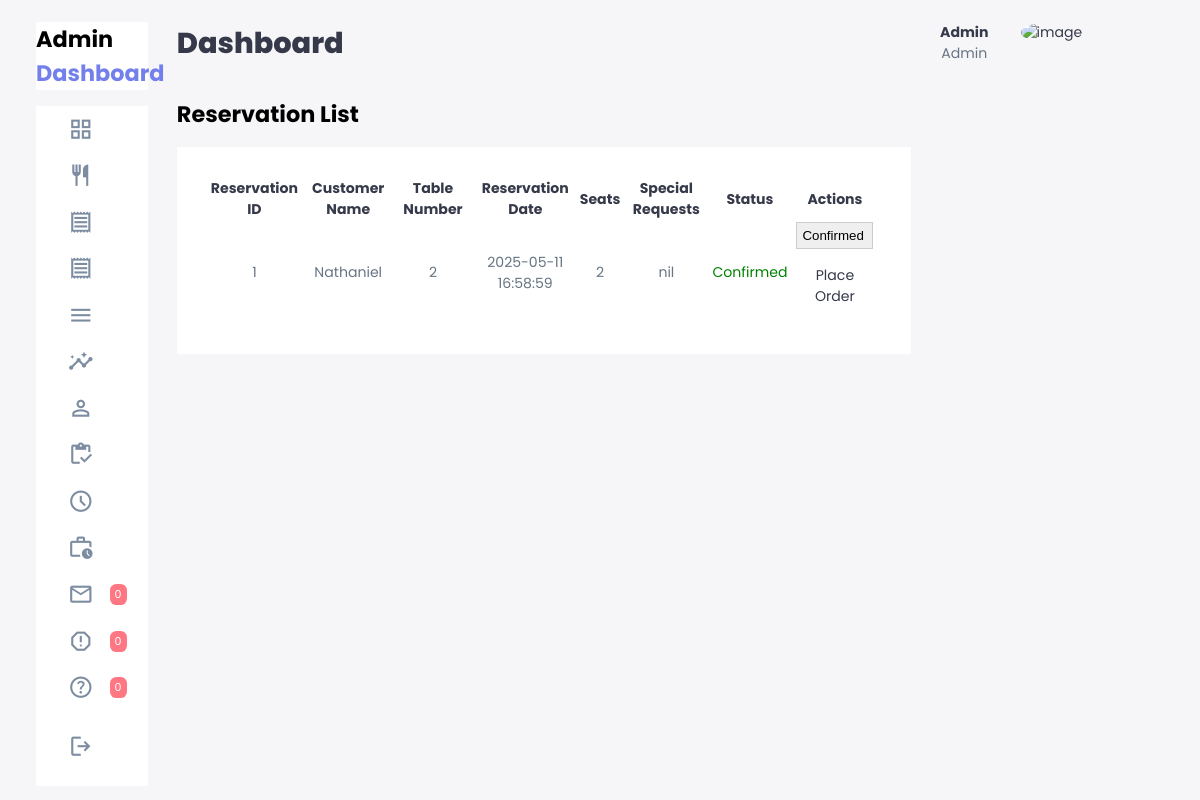
Page /admin/reservation.php (signed in) on the committed database.
### tables this page shows
CREATE TABLE `reservations` (
  `id` int(11) NOT NULL,
  `reservation_id` varchar(50) NOT NULL,
  `user_id` int(20) NOT NULL,
  `customer_name` varchar(255) NOT NULL,
  `table_number` int(11) NOT NULL,
  `date_time` datetime NOT NULL,
  `time_of_event` time NOT NULL,
  `num_guests` int(11) NOT NULL,
  `special_request` text DEFAULT NULL,
  `status` enum('Pending','Confirmed','Completed','Cancelled') DEFAULT 'Pending',
  `created_at` timestamp NOT NULL DEFAULT current_timestamp(),
  `updated_at` timestamp NOT NULL DEFAULT current_timestamp() ON UPDATE current_timestamp()
);

### admin/reservation.php (the view, shortened to what this page needs)
<?php
require_once '../config/database.php';
?>
<!DOCTYPE html>
<html lang="en">
<?php
    require_once './includes/header.php';
?>
<body>
    <div class="container">
        <?php require_once './includes/sidenav.php'; ?>
        <main>
            <h1>Dashboard</h1>
            <div class="recent-order reservation-table">
                <h2>Reservation List</h2>
                <table>
                    <thead>
                        <tr>
                            <th>Reservation ID</th>
                            <th>Customer Name</th>
                            <th>Table Number</th>
                            <th>Reservation Date</th>
                            <th>Seats</th>
                            <th>Special Requests</th>
                            <th>Status</th>
                            <th>Actions</th>
                        </tr>
                    </thead>
                    <tbody>
                        <?php
                        $query = "SELECT reservation_id, user_id, customer_name, table_number, date_time, num_guests, special_request, status FROM reservations";
                        $result = $mysqli->query($query);
                        if ($result->num_rows > 0) {
                            while ($row = $result->fetch_assoc()) { ?>
                                <tr>
                                    <td><?php echo htmlspecialchars($row['reservation_id']); ?></td>
                                    <td><?php echo htmlspecialchars($row['customer_name']); ?></td>
                                    <td><?php echo htmlspecialchars($row['table_number']); ?></td>
                                    <td><?php echo htmlspecialchars($row['date_time']); ?></td>
                                    <td><?php echo htmlspecialchars($row['num_guests']); ?></td>
                                    <td><?php echo htmlspecialchars($row['special_request']); ?></td>
                                    <td>
                                        <span style="color: <?php echo (htmlspecialchars($row['status']) === "Pending" || htmlspecialchars($row['status']) === "Cancelled") ? 'red' : 'green'; ?>">
                                            <?php echo htmlspecialchars($row['status']); ?>
                                        </span>
                                    </td>
                                    <td>
                                        <select class="status-select" data-reservation-id="<?php echo htmlspecialchars($row['reservation_id']); ?>" style="border: 1px solid #ccc; padding: 5px;">
                                            <option value="Confirmed" <?php echo $row['status'] == 'Confirmed' ? 'selected' : ''; ?>>Confirmed</option>
                                        </select>
                                        <a href="add_orders.php?reservation_id=<?php echo htmlspecialchars($row['reservation_id']); ?>" class="btn btn-primary btn-sm">Place Order</a>
                                    </td>
                                </tr>
                            <?php }
                        } else {
                            echo "<tr><td colspan='8'>No reservations found.</td></tr>";
                        }
                        ?>
                    </tbody>
                </table>
            </div>
        </main>
        <?php require_once './includes/right-sidenav.php'; ?>
    </div>
</body>
</html>

### public/assets/css/admin.css (style rules this page uses)
:root { --clr-primary: #7380ec; --clr-danger: #ff7782; --clr-success: #41f1b6; --clr-white: #fff; --clr-info-dark: #7d8da1; --clr-info-light: #dce1eb; --clr-dark: #363949; --clr-warning: #ff4edc; --clr-light: rgba(132, 139, 200, 0.18); --clr-primary-variant: #111e88; --clr-dark-variant: #677483; --clr-color-background: #f6f6f9; --card-border-radius: 2rem; --border-radius-1: 0.4rem; --border-radius-2: 0.8rem; --border-radius-3: 1.2rem; --card-padding: 1.8rem; --padding-1: 1.2rem; --box-shadow: 0 2rem 3rem var(--clr-light); }
* { margin: 0; padding: 0; box-sizing: border-box; text-decoration: none; border: none; list-style: none; appearance: none; }
body { font-family: 'Poppins', sans-serif; width: 100vw; height: 100vh; font-size: .88rem; user-select: none; overflow-x: hidden; background: var(--clr-color-background); }
.container { display: grid; grid-template-columns: 14rem auto 14rem; width: 96%; gap: 1.8rem; margin: 0 auto; }
a { color: var(--clr-dark); }
h1 { font-weight: 800; font-size: 1.8rem; }
h2 { font-size: 1.4rem; }
main { margin-top: 1.4rem; width: auto; }
main h1 { color: var(--clr-dark); }
main .recent-order { margin-top: 2rem; }
main .recent-order table { background-color: var(--clr-white); width: 100%; padding: var(--card-padding); text-align: center; transition: all .3s ease; color: var(--clr-dark); margin-top: 1rem; }
main .recent-order a { text-align: center; display: block; margin: 1rem; }
main table tbody tr { height: 3.8rem; border-bottom: 1px solid var(--clr-white); color: var(--clr-dark-variant); }
main table tbody tr:last-child td { border: none; }
main table tbody td { height: 3.8rem; border-bottom: 1px solid var(--clr-dark); }
@media screen and (max-width: 1200px) { .container { width: 94%; grid-template-columns: 7rem auto 14rem; } }

### rows in the picture
reservations: reservation "1", customer_name "Nathaniel", table_number "2", date_time "2025-05-11 16:58:59", num_guests "2", special_request "nil", status "Confirmed", status+reservation "Confirmed"

### other values in the picture
$support_count "0"
$feedback_count "0"
